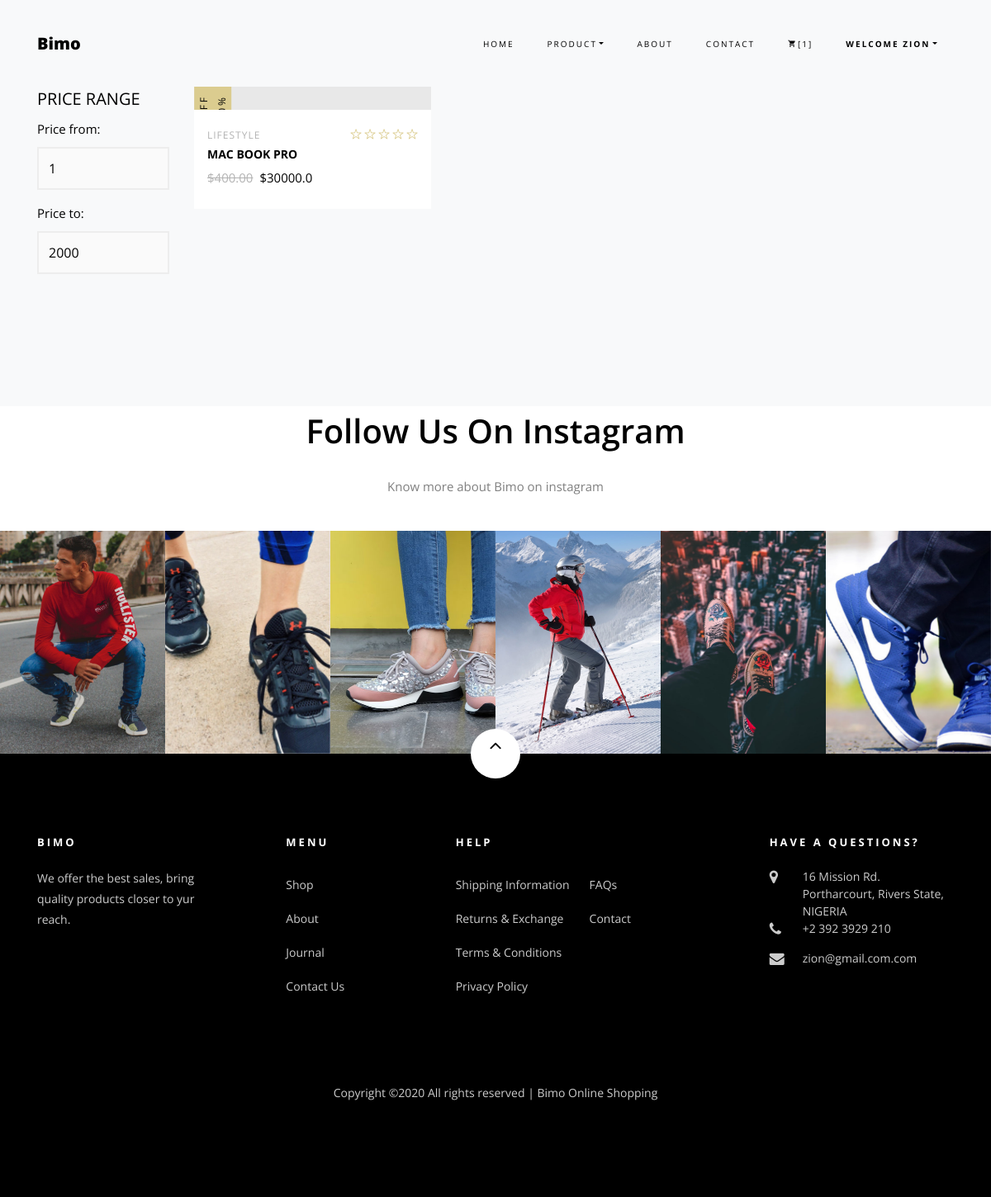
The page /Bimo/Computing/ (signed in) on the database as committed earlier.
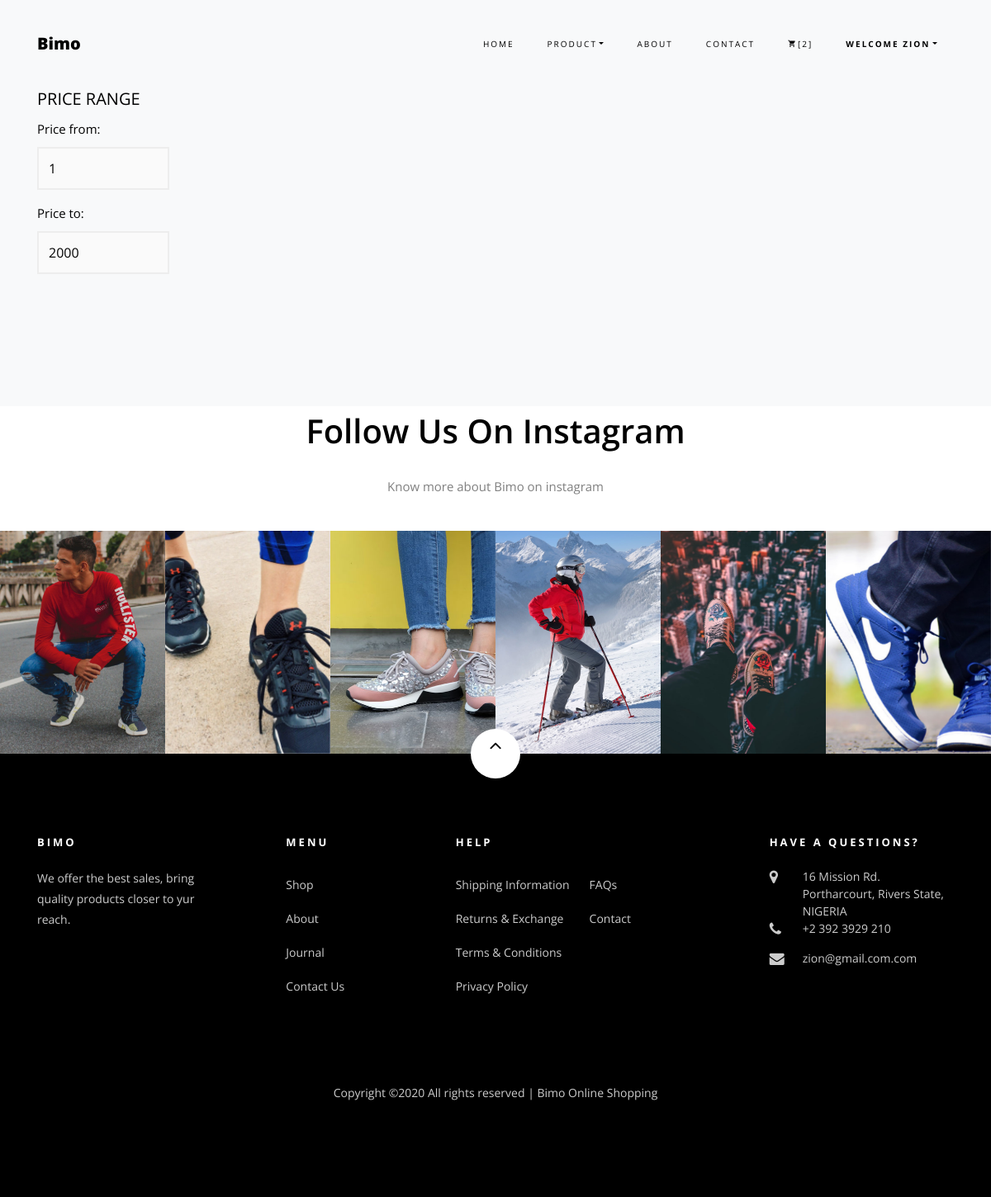
The same page on the database as committed later.
### Shopping/models.py (models this page shows, shortened)
class Order(models.Model):
    user = models.ForeignKey(settings.AUTH_USER_MODEL, on_delete=models.CASCADE)
    items = models.ManyToManyField(OrderedItem)
    date_ordered = models.DateTimeField(auto_now_add=True)
    status = models.BooleanField(default=False)
    billing_address = models.ForeignKey(
        'BillingAddress', on_delete=models.SET_NULL, null=True, blank=True)
    payment = models.ForeignKey(
        'Payment', on_delete=models.SET_NULL, null=True, blank=True)

class product(models.Model):
    slug = models.SlugField(default=PRODUCT_ID)
    title = models.CharField(max_length=100)
    price = models.FloatField()
    discount = models.FloatField(null=True, blank=True)
    P_type = models.CharField(choices=PRODUCT_TYPE, max_length=2)
    sample = models.ImageField(upload_to=save_sample_with_uiid)
    available_item = models.IntegerField()
    Date = models.DateTimeField(auto_now=True)
    Time = models.TimeField(auto_now=True)
    class Meta:
        ordering = ['-Date']

### Shopping/views.py (the view)
# urls.py: path('Computing/', Computing, name='Computing'),
@login_required()
def Computing(request):
    products = product.objects.filter(P_type='CP')
    context = {'Computing': products}
    return render(request, 'computing.html', context)

### Shopping/templatetags/cart_template_tags.py (called while the page is built)
@register.filter
def cart_item_count(user):
    if user.is_authenticated:
        qs = Order.objects.filter(user=user, status=False)
        if qs.exists():
            return qs[0].items.count()
    return 0

### templates/computing.html (shortened to what the changed rows need)
{% extends 'base.html'%}
{% block header %}
{% load static %}
<section class="ftco-section bg-light">
    <div class="container">
        <div class="row">
            <div class="col-md-8 col-lg-10 order-md-last">
                <div class="row">
                    {% for product in Computing %}
                    <div class="col-sm-12 col-md-12 col-lg-4 ftco-animate d-flex">
                        <div class="product d-flex flex-column">
                            <a href="{% url 'Product_Single' product.slug %}" class="img-prod"><img class="img-fluid"
                                <span class="status">{{product.discount}}% Off</span>
                            </a>
                            <div class="text py-3 pb-4 px-3">
                                <div class="d-flex">
                                    <div class="cat">
                                        <span>Lifestyle</span>
                                    </div>
                                    <div class="rating">
                                        <p class="text-right mb-0">
                                            <a href="#"><span class="ion-ios-star-outline"></span></a>
                                            <a href="#"><span class="ion-ios-star-outline"></span></a>
                                            <a href="#"><span class="ion-ios-star-outline"></span></a>
                                            <a href="#"><span class="ion-ios-star-outline"></span></a>
                                            <a href="#"><span class="ion-ios-star-outline"></span></a>
                                        </p>
                                    </div>
                                </div>
                                <h3><a href="#">{{product.title}}</a></h3>
                                <div class="pricing">
                                    <p class="price"><span class="mr-2 price-dc">$400.00</span><span class="price-sale">${{product.price}}</span>
                                    </p>
                                </div>
                            </div>
                        </div>
                    </div>
                    {% endfor %}
                </div>
            </div>
            <div class="col-md-4 col-lg-2">
                <div class="sidebar">
                    <div class="sidebar-box-2">
                        <h2 class="heading">Price Range</h2>
                    </div>
                </div>
            </div>
        </div>
    </div>
</section>
<section class="ftco-gallery">
    <div class="container">
        <div class="row justify-content-center">
            <div class="col-md-8 heading-section text-center mb-4 ftco-animate">
                <h2 class="mb-4">Follow Us On Instagram</h2>
            </div>
        </div>
    </div>
</section>
<footer class="ftco-footer ftco-section">
    <div class="container">
        <div class="row mb-5">
            <div class="col-md">
                <div class="ftco-footer-widget mb-4">
                    <h2 class="ftco-heading-2">Bimo</h2>
                </div>
            </div>
            <div class="col-md">
                <div class="ftco-footer-widget mb-4 ml-md-5">
                    <h2 class="ftco-heading-2">Menu</h2>
                </div>
            </div>
            <div class="col-md-4">
                <div class="ftco-footer-widget mb-4">
                    <h2 class="ftco-heading-2">Help</h2>
                </div>
            </div>
            <div class="col-md">
                <div class="ftco-footer-widget mb-4">
                    <h2 class="ftco-heading-2">Have a Questions?</h2>
                </div>
            </div>
        </div>
    </div>
</footer>
{% endblock %}

### templates/cart-section.html (shortened to what this page needs)
{% load cart_template_tags %}
    <nav class="navbar navbar-expand-lg navbar-dark ftco_navbar bg-dark ftco-navbar-light" id="ftco-navbar">
            <div class="container">
                <a class="navbar-brand" href="index.html">Bimo</a>
                <div class="collapse navbar-collapse" id="ftco-nav">
                    <ul class="navbar-nav ml-auto">
                        <li class="nav-item"><a href="{% url 'Index' %}" class="nav-link">Home</a></li>
                        <li class="nav-item dropdown">
                            <a class="nav-link dropdown-toggle" id="dropdown04" data-toggle="dropdown"
                               aria-haspopup="false" aria-expanded="true">Product</a>
                        </li>
                        <li class="nav-item"><a href="{% url 'About' %}" class="nav-link">About</a></li>
                        <li class="nav-item"><a href="{% url 'Contact' %}" class="nav-link">Contact</a></li>
                        <li class="nav-item cta cta-colored"><a href="{% url 'Cart' %}" class="nav-link"><span
                            class="icon-shopping_cart"></span>[{{request.user|cart_item_count}}]</a></li>
                        <li class="nav-item dropdown">
                                    <a class="nav-link dropdown-toggle" id="dropdown0" data-toggle="dropdown"
                                       aria-haspopup="false" aria-expanded="true"><b>WELCOME {{request.user}}</b></a>
                        </li>
                    </ul>
                </div>
            </div>
        </nav>

Rows that differ between the two databases and show on the page:
removed product: title "MAC BOOK PRO", price "30000.0"
Other text that changed with them:
{{ request.user|cart_item_count }}: "1" → "2"
